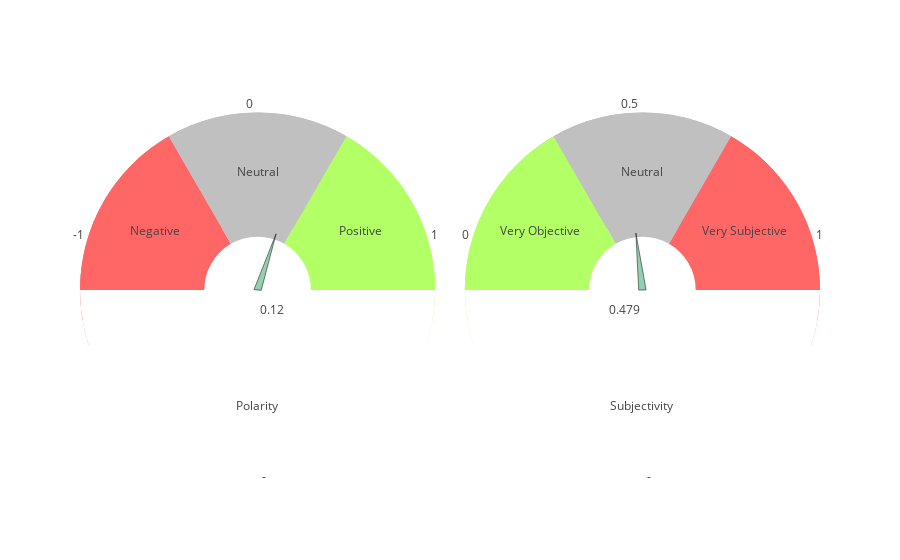

The notebook cell this image was saved under:
### Markdown cell above
### Sentiment Gauge

Now that we've got the general idea of frequently used words and terms let's take a look at the overall sentiment of all the tweets using TextBlob.  We'll start by grouping all the text together as a single text blob then displaying the calculated polarity and subjectivity of that large string.  Then we'll display the measured polarity and subjectivity as a sentiment guage using the "create_sentiment_guage" function of the TwtrConvo.plots module.

    - polarity: The polarity score is within the range [-1.0, 1.0] and represents positive or negative sentiment.
    - subjectivity: The subjectivity is within the range [0.0, 1.0] where 0.0 is very objective and 1.0 is very subjective.

### Code cell
fig = TwtrConvo.plots.create_sentiment_gauge(tweet_blob.sentiment.polarity,
                                             tweet_blob.sentiment.subjectivity)
iplot(fig)

### Figure 1 — Plotly figure (JSON) as saved in the notebook; plotly's stock layout.template omitted (floating-point values rounded to 4 significant figures)
{"data": [{"direction": "clockwise", "domain": {"x": [0, 0.48]}, "hole": 0.4, "hoverinfo": "none", "labels": ["-", "-1", "0", "1"], "marker": {"colors": ["rgb(255, 255, 255)", "rgb(255, 102, 102)", "rgb(192, 192, 192)", "rgb(178, 255, 102)"], "line": {"width": 0}}, "name": "Gauge", "rotation": 108, "showlegend": false, "textinfo": "label", "textposition": "outside", "type": "pie", "uid": "e4897136-7ed3-43dd-b4b5-5bb8724a221c", "values": [40, 20, 20, 20]}, {"direction": "clockwise", "domain": {"x": [0, 0.48]}, "hole": 0.3, "hoverinfo": "none", "labels": ["Polarity", "Negative", "Neutral", "Positive"], "marker": {"colors": ["rgb(255, 255, 255)", "rgb(255, 102, 102)", "rgb(192, 192, 192)", "rgb(178, 255, 102)"]}, "name": "Gauge", "rotation": 90, "showlegend": false, "textinfo": "label", "textposition": "inside", "type": "pie", "uid": "42da57bc-c3d0-4f4f-955c-853034abcd41", "values": [50, 16.67, 16.67, 16.67]}, {"direction": "clockwise", "domain": {"x": [0.52, 1]}, "hole": 0.4, "hoverinfo": "none", "labels": ["-", "0", "0.5", "1"], "marker": {"colors": ["rgb(255, 255, 255)", "rgb(178, 255, 102)", "rgb(192, 192, 192)", "rgb(255, 102, 102)"], "line": {"width": 0}}, "name": "Gauge", "rotation": 108, "showlegend": false, "textinfo": "label", "textposition": "outside", "type": "pie", "uid": "cc2a855a-c3b1-4c70-b14c-e79a3a61186d", "values": [40, 20, 20, 20]}, {"direction": "clockwise", "domain": {"x": [0.52, 1]}, "hole": 0.3, "hoverinfo": "none", "labels": ["Subjectivity", "Very Objective", "Neutral", "Very Subjective"], "marker": {"colors": ["rgb(255, 255, 255)", "rgb(178, 255, 102)", "rgb(192, 192, 192)", "rgb(255, 102, 102)"]}, "name": "Gauge", "rotation": 90, "showlegend": false, "textinfo": "label", "textposition": "inside", "type": "pie", "uid": "6a89b6c1-8cd0-42fd-b9f6-4198050ce9d7", "values": [50, 16.67, 16.67, 16.67]}], "layout": {"annotations": [{"showarrow": false, "text": "0.12", "x": 0.24, "xref": "paper", "y": 0.45, "yref": "paper"}, {"showarrow": false, "text": "0.479", "x": 0.76, "xref": "paper", "y": 0.45, "yref": "paper"}], "shapes": [{"fillcolor": "rgba(44, 160, 101, 0.5)", "line": {"width": 0.5}, "path": "M 0.23506993102075863 0.5008333185824894 L 0.2649995574746792 0.647902069377241 L 0.24493006897924136 0.4991666814175107 Z", "type": "path", "xref": "paper", "yref": "paper"}, {"fillcolor": "rgba(44, 160, 101, 0.5)", "line": {"width": 0.5}, "path": "M 0.755008666731067 0.49970573447629146 L 0.7511720342887442 0.6497399980679874 L 0.764991333268933 0.5002942655237085 Z", "type": "path", "xref": "paper", "yref": "paper"}], "xaxis": {"showgrid": false, "showticklabels": false, "zeroline": false}, "yaxis": {"showgrid": false, "showticklabels": false, "zeroline": false}}}
